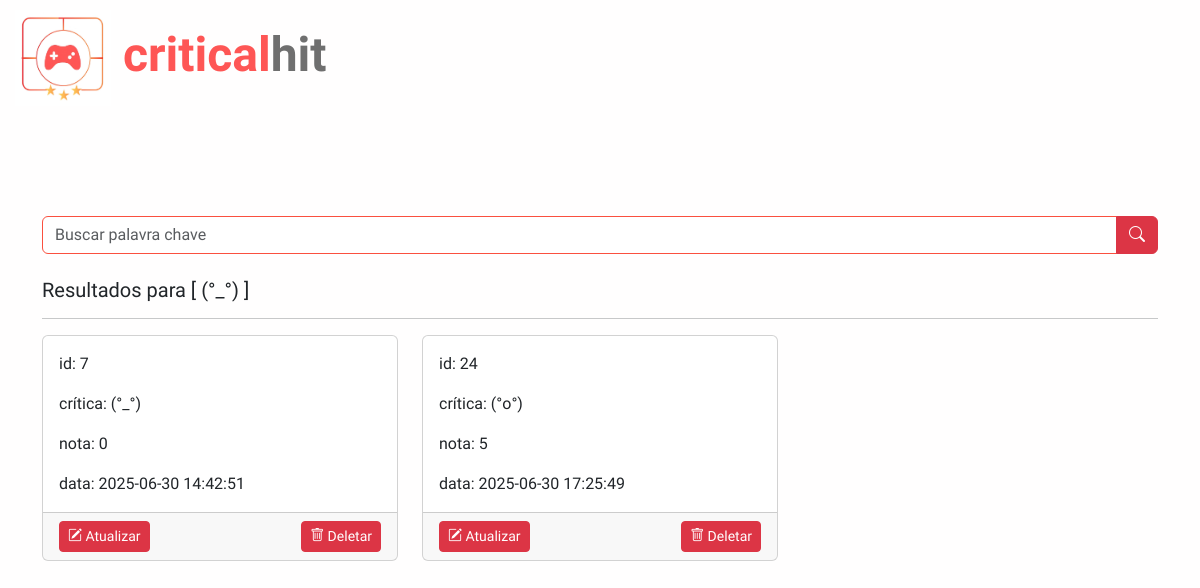
Screenshot of /busca.php?palavra=(°_°) with the database file from the repository.
### tables this page shows
CREATE TABLE `comentario` (
  `id_com` int(10) NOT NULL,
  `texto` varchar(1000) NOT NULL,
  `data` timestamp NOT NULL DEFAULT current_timestamp() ON UPDATE current_timestamp(),
  `nota_avaliacao` char(1) NOT NULL,
  `id_jogo` int(10) NOT NULL,
  `id_usuario` int(10) NOT NULL,
  `id_plataforma` int(5) NOT NULL
);

### busca.php (the view, shortened to what this page needs)
<?php
include_once 'src/config/db_connect.php';
?>
<!DOCTYPE html>
<html lang="pt-br">
<head>
    <link href="https://cdn.jsdelivr.net/npm/bootstrap@5.3.0/dist/css/bootstrap.min.css" rel="stylesheet">
    <link href="https://cdn.jsdelivr.net/npm/bootstrap-icons@1.10.5/font/bootstrap-icons.css" rel="stylesheet">
    <link rel="stylesheet" href="assets/css/login.css">
</head>
<body class="p-4">
    <div class="container">
        <div class="logo mb-3">
            <a href="index.php" class="text-decoration-none" style="color: inherit;" title="Voltar para a página inicial">
                <img src="assets/pictures/criticalogo.jpg" alt="CriticalHit" width="50"> <span>critical</span>hit
            </a>
        </div>
        <form method="get" class="mb-4">
            <div class="input-group">
                <input type="text" class="form-control" name="palavra" placeholder="Buscar palavra chave" />
                <button type="submit" class="btn btn-danger">
                    <i class="bi bi-search"></i>
                </button>
            </div>
        </form>
        <?php
        $palavra = isset($_GET['palavra']) ? $conn->real_escape_string($_GET['palavra']) : '';
        if (!empty($palavra)) {
            echo "<h5>Resultados para [ " . htmlspecialchars($palavra) . " ]</span></h5><hr>";
            $sql = "SELECT * FROM comentario WHERE texto LIKE '%$palavra%'";
            $resultado = $conn->query($sql);
            if ($resultado->num_rows > 0) {
                echo '<div class="row">';
                while ($linha = $resultado->fetch_assoc()) {
                    ?>
                    <div class="col-md-6 col-lg-4 mb-4">
                        <div class="card h-100">
                            <div class="card-body">
                                <p class="card-text" > id: <?= nl2br(htmlspecialchars($linha['id_com'])) ?></p>
                                <p class="card-text">crítica: <?= nl2br(htmlspecialchars($linha['texto'])) ?></p>
                                <p class="card-text">nota: <?= nl2br(htmlspecialchars($linha['nota_avaliacao'])) ?></p>
                                <p class="card-text">data: <?= nl2br(htmlspecialchars($linha['data'])) ?></p>
                            </div>
                            <div class="card-footer d-flex justify-content-between">
                                <a href="src/actions/gerenciamento_busca_comentario/atualizar.php?id_com=<?= $linha['id_com'] ?>" class="btn btn-sm btn-danger">
                                    <i class="bi bi-pencil-square"></i> Atualizar
                                </a>
                                <a href="src/actions/gerenciamento_busca_comentario/deletar.php?id_com=<?= $linha['id_com'] ?>" class="btn btn-sm btn-danger" onclick="return confirm('Deseja realmente excluir esta crítica?')">
                                    <i class="bi bi-trash"></i> Deletar
                                </a>
                            </div>
                        </div>
                    </div>
                    <?php
                }
                echo '</div>';
            } else {
                echo "<p>Nenhuma crítica encontrada.</p>";
            }
        } else {
            echo "<p>Digite uma palavra para buscar.</p>";
        }
        ?>
    </div>
</body>
</html>

### assets/css/login.css (style rules this page uses)
* { font-family: 'Rambla'; }
body { display: flex; align-items: center; justify-content: center; column-gap: normal; height: 100vh; background-color: #fffefe; }
.logo { position: absolute; top: 10px; left: 15px; font-size: 3rem; font-weight: bold; color: #6f6f6f; }
.logo img { width: 6rem; height: 6rem; }
.logo span { color: #fe5655; }
input.form-control { border-color: #fa503f; }

### rows the page displays
comentario: id_com "7", texto "(°_°)", nota_avaliacao "0", data "2025-06-30 14:42:51"
comentario: id_com "24", texto "(°o°)", nota_avaliacao "5", data "2025-06-30 17:25:49"

### other values shown
$palavra "(°_°)"
